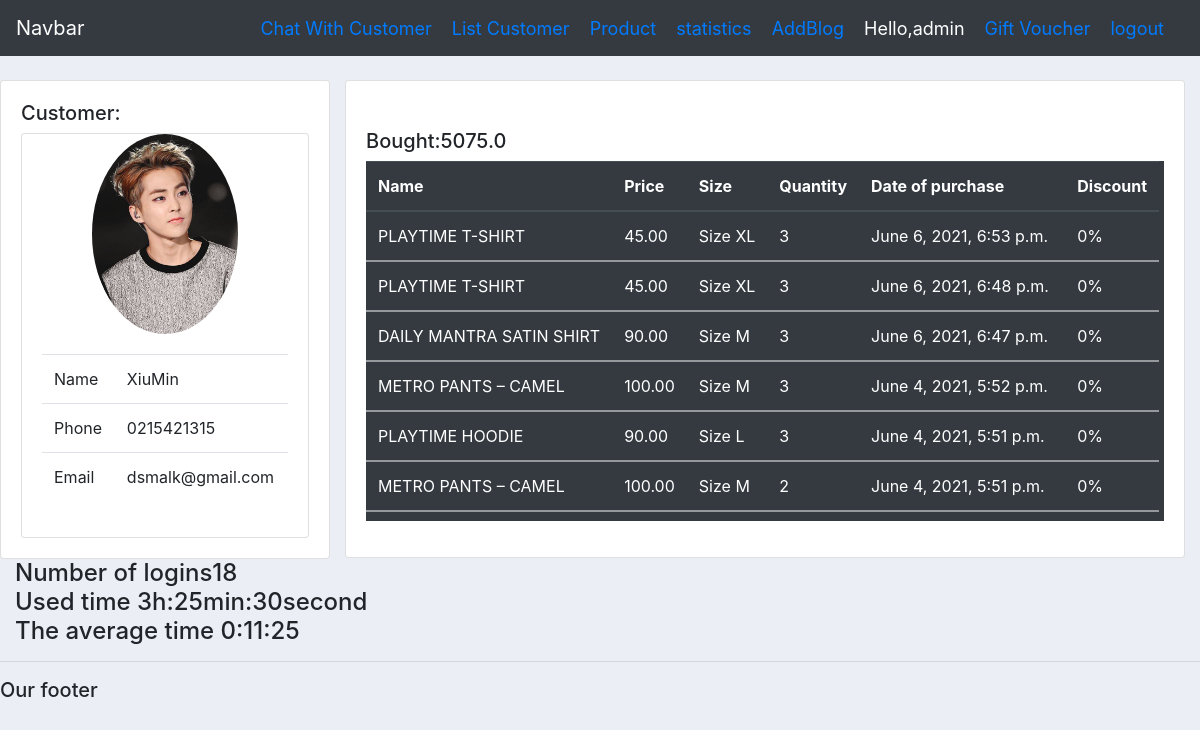
The page /customer/xiumin/ (signed in) on the database as committed earlier.
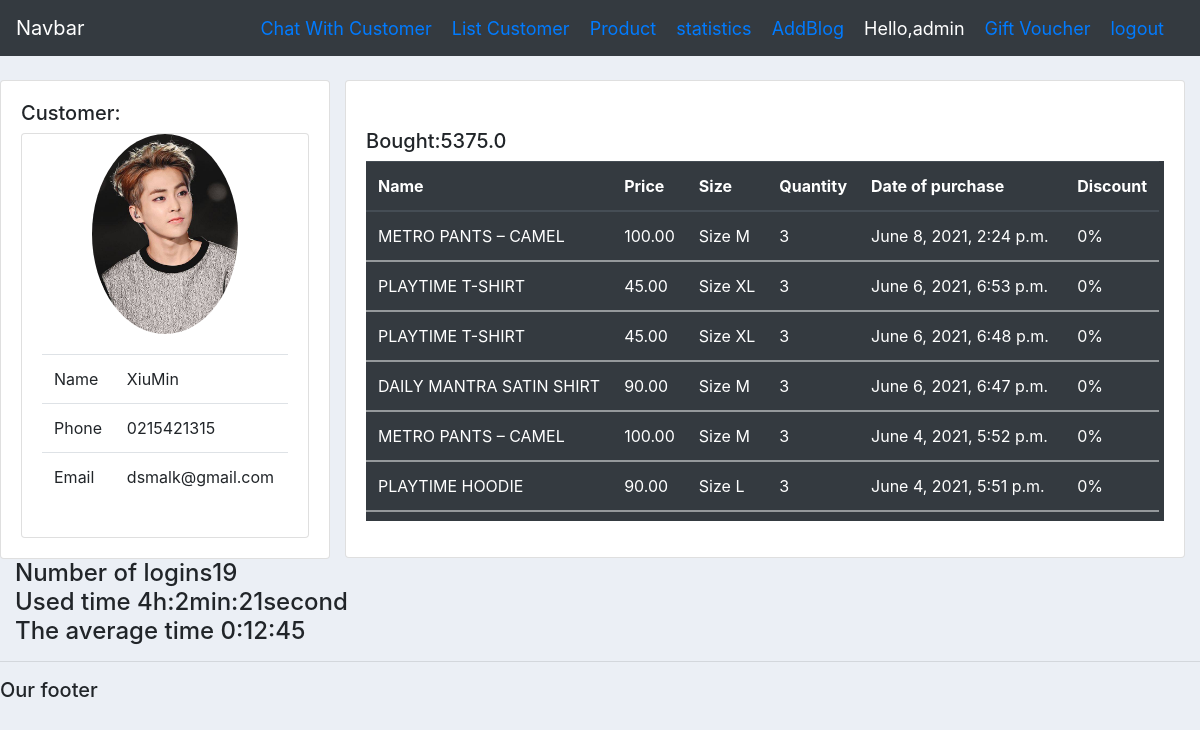
The same page on the database as committed later.
### ecom/models.py (models this page shows, shortened)
class DataOrder(models.Model):
    customer = models.ForeignKey(Customer, on_delete=models.SET_NULL, null=True, blank=True)
    data_ordered = models.DateTimeField(auto_now_add=True)
    def get_total_item(self):
        order = self.data_set.all()
        total = sum ([item.get_total for item in order])
        return total

class Data(models.Model):
    product = models.ForeignKey(Product, on_delete=models.SET_NULL, null=True)
    dataOrder = models.ForeignKey(DataOrder, on_delete=models.SET_NULL, null=True)
    date_complete = models.DateTimeField(auto_now_add=True)
    complete = models.BooleanField(default=False)
    quantity = models.IntegerField(default=0, null=True, blank=True)
    size = models.CharField(max_length=100, null=True)
    color = models.CharField(max_length=100, null=True)
    discount = models.DecimalField(default=0.0,decimal_places=2,max_digits=3)
    @property
    def get_total(self):
        total = (self.quantity* self.product.price)-(self.quantity* self.product.price*self.discount)
        return float(total)

class Product(models.Model):
    TYPE = (
        ('Men', 'Men'),
        ('Women', 'Women'),
        ('Bag', 'Bag'),
        ('Shoes', 'Shoes'),
        ('Watches', 'Watches'),
    )
    TAGS = (
        ('HOODIE','HOODIE'),
        ('SHIRT','SHIRT'),
        ('Fashion', 'Fashion'),
        ('Lifestyle', 'Lifestyle'),
        ('Denim', 'Denim'),
        ('Streetstyle', 'Streetstyle'),
        ('Crafts', 'Crafts'),
    )
    SIZE = (
        ('S', 'S'),
        ('M', 'M'),
        ('L', 'L'),
        ('XL', 'XL'),
        ('XXL', 'XXL'),
    )
    name     = models.CharField(max_length=200,null=True)
    priceFilter    = models.IntegerField( default=0,null=True)
    price    = models.DecimalField(max_digits=8,null=True,decimal_places=2)
    favorite = models.CharField(max_length=200, default=0,null=True,blank=True)
    type     = models.CharField(max_length=200,null=True,choices=TYPE)
    description =models.CharField(max_length=200,null=True,blank=True)
    date_created =models.DateTimeField(auto_now_add=True,null=True)
    tag      = models.CharField(max_length=200,null=True,choices=TAGS)
    images1  = models.ImageField(default="null",null=True, blank=True)
    images2  = models.ImageField(default="null",null=True, blank=True)
    images3  = models.ImageField(default="null",null=True, blank=True)
    widthS   = models.FloatField(null=True)
    heightS   = models.FloatField(null=True)
    sleeveS   = models.FloatField(null=True)
    shoulderS = models.FloatField(null=True)
    widthM    = models.FloatField(null=True)
    heightM   = models.FloatField(null=True)
    sleeveM   = models.FloatField(null=True)
    shoulderM = models.FloatField(null=True)
    widthL    = models.FloatField(null=True)
    heightL   = models.FloatField(null=True)
    sleeveL   = models.FloatField(null=True)
    shoulderL = models.FloatField(null=True)
    widthXL    = models.FloatField(null=True)
    heightXL   = models.FloatField(null=True)
    sleeveXL   = models.FloatField(null=True)
    shoulderXL = models.FloatField(null=True)
    widthXXL    = models.FloatField(null=True)
    heightXXL   = models.FloatField(null=True)
    sleeveXXL   = models.FloatField(null=True)
    shoulderXXL = models.FloatField(null=True)
    rate = models.DecimalField(default=1.0,decimal_places=2,max_digits=3)
    amout = models.IntegerField(default= 100,null=True, blank=True)
    cost = models.DecimalField(default=30.0,max_digits=8,null=True,decimal_places=2)
    slug = models.SlugField(max_length=2000)
    sold = models.IntegerField(default=0,null=True, blank=True)

### dashboard/decorators.py (the view)
    def wrapper_function(request, *args, **kwargs):
        group = None
        if request.user.groups.exists():
            group = request.user.groups.all()[0].name
            print('group', group)
        if group == 'customer':
            return redirect('user-page')
        elif group == 'admin':
            return view_func(request, *args, **kwargs)

### dashboard/views.py (called while the page is built)
def convert(seconds):
    seconds = seconds % (24 * 3600)
    hour = seconds // 3600
    seconds %= 3600
    minutes = seconds // 60
    seconds %= 60
    return "%d:%02d:%02d" % (hour, minutes, seconds)

### ecom/templates/admin/customer.html (shortened to what this page needs)
{%  extends 'admin/mainadmin.html' %}
{% block content %}
{% load static %}
	<br>
<div class="row">
	<div class="col-md4">
		<div class="card card-body">
			<h5>Customer:</h5>
			<div class="card" style="width: 18rem;">
                <img class="profile-pic"  src="{{customer.profile_pic.url}}" alt="Card image cap">
                <div class="card-body">
                    <table class="card-table table">
                        <tbody>
                          <tr>
                            <td>Name</td>
                            <td>{{customer.name}}</td>
                          </tr>
                          <tr>
                            <td>Phone</td>
                            <td>{{customer.phone}}</td>
                          </tr>
                          <tr>
                            <td>Email</td>
                            <td>{{customer.email}}</td>
                          </tr>
                        </tbody>
                      </table>
                </div>
            </div>
		</div>
	</div>
	<div class="col-md">
		<div class="card card-body">
            <h1 style="text-align: center;padding: 10px"><h5>Bought:{{total}}</h5></h1>
            <table class="table table-dark my-tbody">
                <thead>
                  <tr>
                    <th scope="col">Name</th>
                    <th scope="col">Price</th>
                    <th scope="col">Size</th>
                    <th scope="col">Quantity</th>
                    <th scope="col">Date of purchase</th>
                    <th scope="col">Discount</th>
                  </tr>
                </thead>
                {% for i in item %}
                    <tbody>
                    <tr>
                        <td>{{i.product.name}}</td>
                        <td>{{i.product.price}}</td>
                        <td>{{i.size}}</td>
                        <td>{{i.quantity}}</td>
                        <td>{{i.date_complete}}</td>
                        <td>{%widthratio i.discount 1 100 %}%</td>
                    </tr>
                    </tbody>
                {% endfor %}
              </table>
		</div>
	</div>
</div>
<div>
  <h4>Number of logins{{times}}
      Used time {{total_time}}
      The average time  {{averageTime}}
  </h4>
</div>
{% endblock %}

Rows that differ between the two databases and show on the page:
no longer on this page (row unchanged): Data: product.name "METRO PANTS – CAMEL", product.price "100.00", size "Size M", quantity "2", date_complete "June 4, 2021, 5:51 p.m.", discount "0"
computed for DataOrder: id.product_id "5075.0" → "5375.0"
added Data: product.name "METRO PANTS – CAMEL", product.price "100.00", size "Size M", quantity "3", date_complete "June 8, 2021, 2:24 p.m.", discount "0"
Other text that changed with them:
{{ times }}: "18" → "19"
{{ total_time }}: "3h:25min:30second" → "4h:2min:21second"
{{ averageTime }}: "0:11:25" → "0:12:45"
